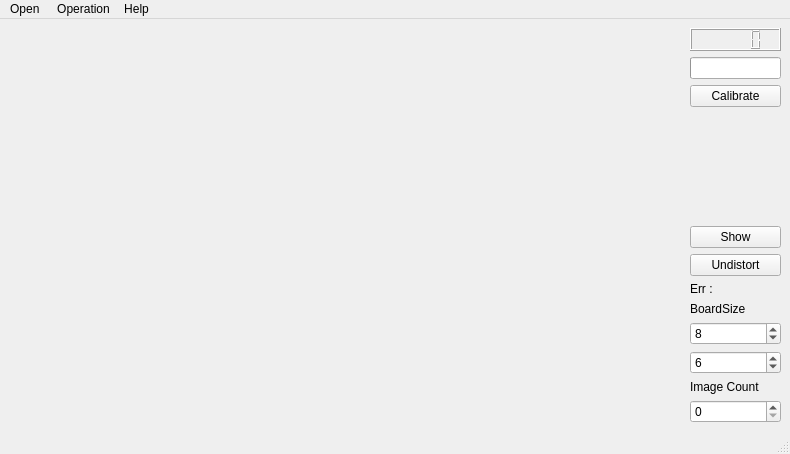
<?xml version="1.0" encoding="UTF-8"?>
<ui version="4.0">
 <class>calibWindow</class>
 <widget class="QMainWindow" name="calibWindow">
  <property name="geometry">
   <rect>
    <x>0</x>
    <y>0</y>
    <width>790</width>
    <height>454</height>
   </rect>
  </property>
  <property name="sizePolicy">
   <sizepolicy hsizetype="Preferred" vsizetype="Preferred">
    <horstretch>0</horstretch>
    <verstretch>0</verstretch>
   </sizepolicy>
  </property>
  <property name="windowTitle">
   <string>Camera calibration Wizard</string>
  </property>
  <widget class="QWidget" name="centralwidget">
   <layout class="QHBoxLayout" name="horizontalLayout">
    <item>
     <widget class="CvGlCam" name="viewport" native="true">
      <property name="sizePolicy">
       <sizepolicy hsizetype="MinimumExpanding" vsizetype="Preferred">
        <horstretch>0</horstretch>
        <verstretch>0</verstretch>
       </sizepolicy>
      </property>
     </widget>
    </item>
    <item>
     <layout class="QVBoxLayout" name="verticalLayout">
      <item>
       <widget class="QLCDNumber" name="timeKeeper"/>
      </item>
      <item>
       <widget class="QProgressBar" name="progress">
        <property name="sizePolicy">
         <sizepolicy hsizetype="Minimum" vsizetype="Fixed">
          <horstretch>0</horstretch>
          <verstretch>0</verstretch>
         </sizepolicy>
        </property>
        <property name="maximum">
         <number>7</number>
        </property>
        <property name="value">
         <number>-1</number>
        </property>
       </widget>
      </item>
      <item>
       <widget class="QPushButton" name="pushButton">
        <property name="text">
         <string>Calibrate</string>
        </property>
       </widget>
      </item>
      <item>
       <widget class="CvGlCam" name="review" native="true">
        <property name="sizePolicy">
         <sizepolicy hsizetype="Preferred" vsizetype="MinimumExpanding">
          <horstretch>0</horstretch>
          <verstretch>0</verstretch>
         </sizepolicy>
        </property>
       </widget>
      </item>
      <item>
       <widget class="QPushButton" name="pushButton_2">
        <property name="text">
         <string>Show</string>
        </property>
       </widget>
      </item>
      <item>
       <widget class="QPushButton" name="pushButton_3">
        <property name="text">
         <string>Undistort</string>
        </property>
       </widget>
      </item>
      <item>
       <widget class="QLabel" name="label">
        <property name="text">
         <string>Err :</string>
        </property>
       </widget>
      </item>
      <item>
       <widget class="QLabel" name="label_2">
        <property name="text">
         <string>BoardSize</string>
        </property>
       </widget>
      </item>
      <item>
       <widget class="QSpinBox" name="boardW">
        <property name="value">
         <number>8</number>
        </property>
       </widget>
      </item>
      <item>
       <widget class="QSpinBox" name="boardH">
        <property name="value">
         <number>6</number>
        </property>
       </widget>
      </item>
      <item>
       <widget class="QLabel" name="label_3">
        <property name="text">
         <string>Image Count</string>
        </property>
       </widget>
      </item>
      <item>
       <widget class="QSpinBox" name="spinBox"/>
      </item>
     </layout>
    </item>
   </layout>
  </widget>
  <widget class="QMenuBar" name="menubar">
   <property name="geometry">
    <rect>
     <x>0</x>
     <y>0</y>
     <width>790</width>
     <height>25</height>
    </rect>
   </property>
   <widget class="QMenu" name="menuOpen_Camera">
    <property name="title">
     <string>Open </string>
    </property>
    <addaction name="actionOpen"/>
    <addaction name="separator"/>
    <addaction name="actionLoad_config"/>
    <addaction name="actionSave_config"/>
   </widget>
   <widget class="QMenu" name="menuCalibrate">
    <property name="title">
     <string>Operation</string>
    </property>
    <addaction name="actionCalibrate"/>
    <addaction name="actionSolve_PnP"/>
    <addaction name="actionSave_Transformation_Function"/>
   </widget>
   <widget class="QMenu" name="menuHelp">
    <property name="title">
     <string>Help</string>
    </property>
    <addaction name="actionAbout"/>
    <addaction name="actionHelp"/>
   </widget>
   <addaction name="menuOpen_Camera"/>
   <addaction name="menuCalibrate"/>
   <addaction name="menuHelp"/>
  </widget>
  <widget class="QStatusBar" name="statusbar"/>
  <action name="actionLoad_config">
   <property name="text">
    <string>Load config</string>
   </property>
  </action>
  <action name="actionSave_config">
   <property name="text">
    <string>Save config</string>
   </property>
  </action>
  <action name="actionOpen">
   <property name="text">
    <string>Open Camera</string>
   </property>
  </action>
  <action name="actionCalibrate">
   <property name="text">
    <string>Calibrate</string>
   </property>
  </action>
  <action name="actionSolve_PnP">
   <property name="text">
    <string>Solve PnP</string>
   </property>
  </action>
  <action name="actionAbout">
   <property name="text">
    <string>About</string>
   </property>
  </action>
  <action name="actionHelp">
   <property name="text">
    <string>Help</string>
   </property>
  </action>
  <action name="actionSave_Transformation_Function">
   <property name="text">
    <string>Save Transformation Function</string>
   </property>
  </action>
 </widget>
 <customwidgets>
  <customwidget>
   <class>CvGlCam</class>
   <extends>QWidget</extends>
   <header>cvglcam.h</header>
   <container>1</container>
  </customwidget>
 </customwidgets>
 <resources/>
 <connections/>
</ui>
